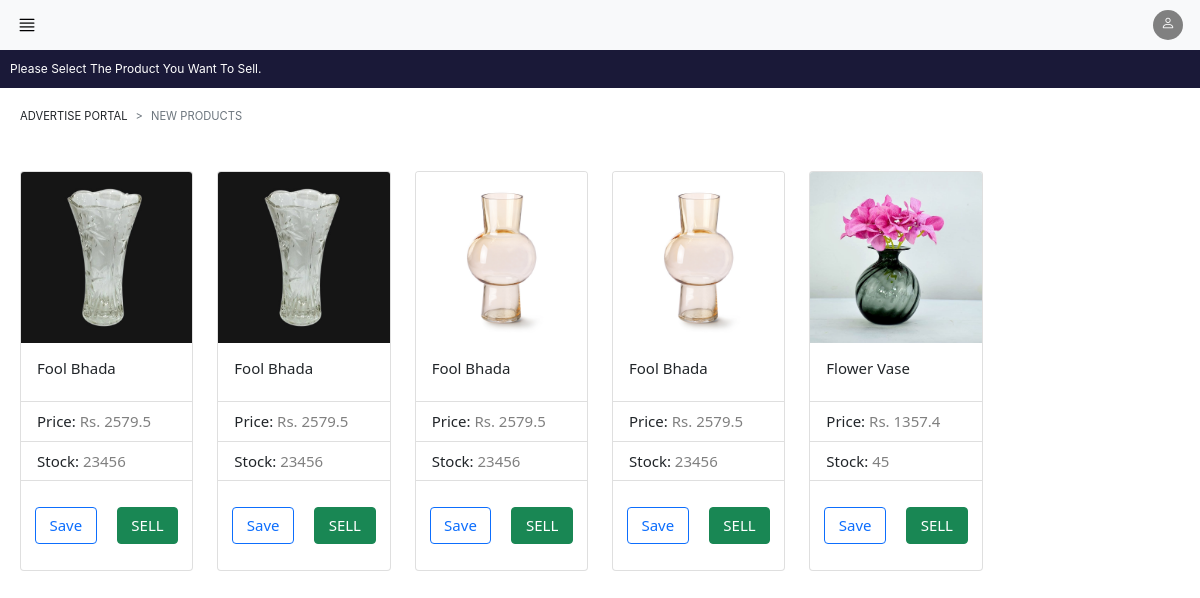
Screenshot of /advertiser/newProduct/index.php (signed in) with the database file from the repository.
### tables this page shows
CREATE TABLE `db1020` (
  `id` int(11) NOT NULL,
  `productToken` varchar(255) NOT NULL,
  `userToken` varchar(255) NOT NULL,
  `alias` text NOT NULL,
  `uploadDate` varchar(255) NOT NULL,
  `uploadTime` varchar(255) NOT NULL
);

CREATE TABLE `db1022` (
  `id` int(11) NOT NULL,
  `token` varchar(255) NOT NULL,
  `image` varchar(255) NOT NULL,
  `type` varchar(20) NOT NULL,
  `uploadDate` varchar(100) NOT NULL,
  `uploadTime` varchar(100) NOT NULL
);

CREATE TABLE `db102` (
  `id` int(11) NOT NULL,
  `token` varchar(255) NOT NULL,
  `name` varchar(255) NOT NULL,
  `price` varchar(10) NOT NULL,
  `quantity` varchar(10) NOT NULL,
  `category` varchar(100) NOT NULL,
  `description` text NOT NULL,
  `uploadDate` varchar(100) NOT NULL,
  `uploadTime` varchar(100) NOT NULL
);

### advertiser/newProduct/index.php (the view, shortened to what this page needs)
<?php
$conn = new mysqli("localhost", "root", "", "merolagi_database1");
$sql1 = "SELECT * FROM `db1020` ORDER BY `id` DESC";
$result = mysqli_query($conn, $sql1);
?>
<!DOCTYPE html>
<html lang="en">
<head>
  <link rel="stylesheet" href="https://use.fontawesome.com/releases/v5.0.8/css/all.css" />
  <link rel="stylesheet" href="https://cdn.jsdelivr.net/npm/bootstrap-icons@1.4.1/font/bootstrap-icons.css" />
  <link href="/css/bootstrap.min.css" rel="stylesheet" />
  <link href="style.css" rel="stylesheet" />
  <link href="/wholesale/dashboardHeader/header.css" rel="stylesheet">
</head>
<body>
  <div class="w-100 l-tab-bar">
    Please Select The Product You Want To Sell.
  </div>
  <div class="l-breadcrumb" style="padding:20px;padding-bottom:0">
    <nav style="--bs-breadcrumb-divider: '>';" aria-label="breadcrumb">
      <ol class="breadcrumb">
        <li class="breadcrumb-item">Advertise Portal</li>
        <li class="breadcrumb-item active" aria-current="page">New Products</li>
      </ol>
    </nav>
  </div>
  <div class="l-product-fixation-1 ">
    <div class="row">
      <?php
      while ($row = mysqli_fetch_assoc($result)) {
        $token = $row['productToken'];
        $generalInfo = "SELECT * FROM `db102` WHERE `token`='{$token}'";
        $generalResult = mysqli_query($conn, $generalInfo);
        $generalRow = mysqli_fetch_assoc($generalResult);
        $primaryImage = "SELECT `image` FROM `db1022` WHERE `token`='{$token}'";
        $primaryImageResult = mysqli_query($conn, $primaryImage);
        $primaryImageRow = mysqli_fetch_assoc($primaryImageResult);
      ?>
        <div class="col-md-2">
          <div class="">
            <div class="card" style="margin-top: 10px;margin-bottom: 10px;">
              <img src="/essentials/database/images/<?php echo $primaryImageRow['image']; ?>" class="card-img-top" alt="...">
              <div class="card-body">
                <h5 class="card-title"><?php echo $generalRow['name']; ?></h5>
              </div>
              <ul class="list-group list-group-flush">
                <li class="list-group-item">Price:<span style="color: grey;"> Rs. <?php echo $generalRow['price']*1.1; ?></span></li>
                <li class="list-group-item">Stock:<span style="color: grey;"> <?php echo $generalRow['quantity']; ?></span></li>
              </ul>
              <div class="card-body">
                <div class="row">
                  <div class="col-md-6" style="padding: 10px;">
                    <a href="" class="btn btn-outline-primary l-sell-btn w-100" style="margin:auto">Save</a>
                  </div>
                  <div class="col-md-6" style="padding: 10px;">
                    <a href="/advertiser/getProduct/index.php?alias=<?php echo $row['alias'] ?>" class="btn btn-success l-sell-btn w-100" style="margin:auto">SELL</a>
                  </div>
                </div>
              </div>
            </div>
          </div>
        </div>
      <?php
      }
      ?>
    </div>
  </div>
</body>
</html>

### advertiser/newProduct/style.css (style rules this page uses)
.l-tab-bar { padding: 10px; background-color: var(--main-color); color: white; font-family: -apple-system, BlinkMacSystemFont, "Segoe UI", Roboto, Oxygen, Ubuntu, Cantarell, "Open Sans", "Helvetica Neue", sans-serif; font-size: 12px; }
.l-breadcrumb { font-weight: 400; font-family: -apple-system, BlinkMacSystemFont, "Segoe UI", Roboto, Oxygen, Ubuntu, Cantarell, "Open Sans", "Helvetica Neue", sans-serif; text-transform: uppercase; font-size: 70%; }
:root { --main-color: #1a1938; --secondary-color: #fff; --tertiary-color: #323648; --text-color: #323648; --grey-200: #e9ecef; --btn-color: #4152ad; --lighter-primary-color: #e0e0e0; --product-description-background: #f3f3f3; --light-grey: rgb(116, 116, 116); }
.l-product-fixation-1 { padding: 20px; }
.card-title, .list-group-item, .l-sell-btn { font-size: 15px; }

### wholesale/dashboardHeader/header.css (style rules this page uses)
* { padding: 0; margin: 0; -webkit-box-sizing: border-box; box-sizing: border-box; outline: none; -webkit-user-select: none; -moz-user-select: none; -ms-user-select: none; user-select: none; }
:root { --main-color: #1a1938; --secondary-color: #fff; --tertiary-color: #323648; --text-color: #323648; --grey-200: #e9ecef; --btn-color: #4152ad; }
.l-bar-icon { margin-right: 10px; vertical-align: middle; font-size: 20px; color: black; }
.l-profile-btn { color: white; background: grey; width: 30px; height: 30px; text-align: center; cursor: pointer; }

### rows the page displays
db1020: db1022.image (picture), db102.name "Fool Bhada", $generalRow['price']*1.1 "2579.5", db102.quantity "23456"
db1020: db1022.image (picture), db102.name "Fool Bhada", $generalRow['price']*1.1 "2579.5", db102.quantity "23456"
db1020: db1022.image (picture), db102.name "Fool Bhada", $generalRow['price']*1.1 "2579.5", db102.quantity "23456"
db1020: db1022.image (picture), db102.name "Fool Bhada", $generalRow['price']*1.1 "2579.5", db102.quantity "23456"
db1020: db1022.image (picture), db102.name "Flower Vase", $generalRow['price']*1.1 "1357.4", db102.quantity "45"
